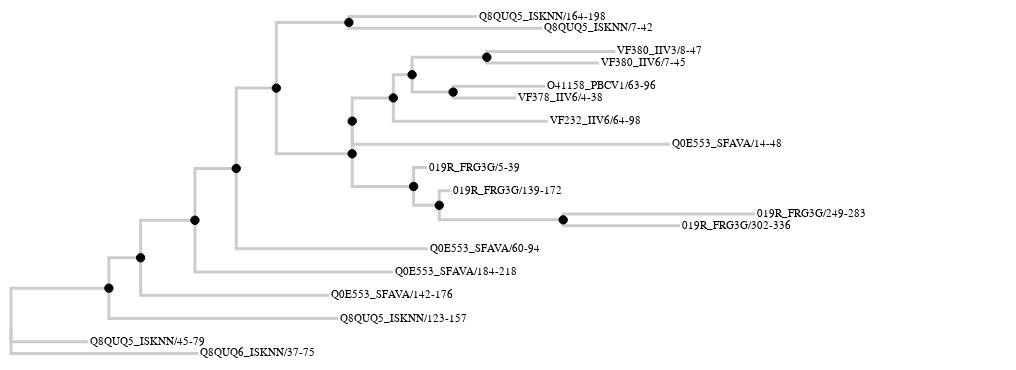

Notebook source saved alongside this figure:
### Markdown cell above
We've created a simple, interactive tree viewer powered by Vega. This leverages the "grammar of phylogenetics" that PhyloPandas defines.

### Code cell
from phylovega import VegaTree

# Read data
df = ph.read_fasta('data/PF08793_seed.fasta')
df = df.phylo.read_newick('data/PF08793_seed.newick', combine_on='id')

# Show using VegaTree
VegaTree(df).display()

### Figure 1 — Vega specification as saved in the notebook (floating-point values rounded to 4 significant figures)
{"$schema": "https://vega.github.io/schema/vega/v3.json", "data": [{"name": "tree", "transform": [{"key": "id", "parentKey": "parent", "type": "stratify"}, {"as": ["y0", "x0", "depth0", "children0"], "method": "cluster", "size": [{"signal": "height"}, {"signal": "width - 100"}], "type": "tree"}, {"as": ["y", "x", "depth", "children"], "method": "cluster", "size": [{"signal": "height"}, {"signal": "width - 100"}], "type": "tree"}, {"as": "x", "expr": "datum.distance * branchScale", "type": "formula"}, {"as": "y", "expr": "datum.y0 * (heightScale / 100)", "type": "formula"}], "values": [{"children": 3, "children0": 3, "depth": 0, "depth0": 0, "distance": 0, "id": "0", "length": 0, "parent": null, "type": "root", "uid": "6oviK06ML6", "x": 0, "x0": 0, "y": 258.2, "y0": 322.8}, {"children": 0, "children0": 0, "depth": 9, "depth0": 9, "distance": 2.198, "id": "019R_FRG3G/139-172", "length": 0.0569, "parent": "8", "type": "leaf", "uid": "q2rSZvpf9S", "x": 329.7, "x0": 900, "y": 148.6, "y0": 185.8}, {"children": 0, "children0": 0, "depth": 10, "depth0": 10, "distance": 3.719, "id": "019R_FRG3G/249-283", "length": 0.9577, "parent": "9", "type": "leaf", "uid": "WWyXL7N2Mk", "x": 557.8, "x0": 900, "y": 167.2, "y0": 209.0}, {"children": 0, "children0": 0, "depth": 10, "depth0": 10, "distance": 3.345, "id": "019R_FRG3G/302-336", "length": 0.5836, "parent": "9", "type": "leaf", "uid": "dWEqvNSyVU", "x": 501.7, "x0": 900, "y": 176.5, "y0": 220.6}, {"children": 0, "children0": 0, "depth": 8, "depth0": 8, "distance": 2.08, "id": "019R_FRG3G/5-39", "length": 0.06723, "parent": "7", "type": "leaf", "uid": "oW3ANFrcXL", "x": 312.0, "x0": 900, "y": 130.1, "y0": 162.6}, {"children": 2, "children0": 2, "depth": 1, "depth0": 1, "distance": 0.4894, "id": "1", "length": 0.4894, "parent": "0", "type": "node", "uid": "XODMrcTRAw", "x": 73.41, "x0": 81.82, "y": 226.5, "y0": 283.2}, {"children": 2, "children0": 2, "depth": 7, "depth0": 7, "distance": 1.706, "id": "10", "length": 0.0002719, "parent": "6", "type": "node", "uid": "0so7q0gQwT", "x": 255.9, "x0": 572.7, "y": 92.9, "y0": 116.1}, {"children": 2, "children0": 2, "depth": 8, "depth0": 8, "distance": 1.912, "id": "11", "length": 0.2055, "parent": "10", "type": "node", "uid": "pv21E5drY6", "x": 286.7, "x0": 654.5, "y": 74.32, "y0": 92.9}, {"children": 2, "children0": 2, "depth": 9, "depth0": 9, "distance": 2.005, "id": "12", "length": 0.09389, "parent": "11", "type": "node", "uid": "50s3xU0IfM", "x": 300.8, "x0": 736.4, "y": 55.74, "y0": 69.68}, {"children": 2, "children0": 2, "depth": 10, "depth0": 10, "distance": 2.379, "id": "13", "length": 0.3737, "parent": "12", "type": "node", "uid": "tpzw23CdF7", "x": 356.9, "x0": 818.2, "y": 41.81, "y0": 52.26}, {"children": 2, "children0": 2, "depth": 10, "depth0": 10, "distance": 2.211, "id": "14", "length": 0.2052, "parent": "12", "type": "node", "uid": "BMXBoh3hTT", "x": 331.6, "x0": 818.2, "y": 69.68, "y0": 87.1}, {"children": 2, "children0": 2, "depth": 6, "depth0": 6, "distance": 1.69, "id": "15", "length": 0.363, "parent": "5", "type": "node", "uid": "jTwWX7vcpg", "x": 253.5, "x0": 818.2, "y": 13.94, "y0": 17.42}, {"children": 2, "children0": 2, "depth": 2, "depth0": 2, "distance": 0.6481, "id": "2", "length": 0.1587, "parent": "1", "type": "node", "uid": "Xx3kiobWTS", "x": 97.21, "x0": 163.6, "y": 202.2, "y0": 252.8}, {"children": 2, "children0": 2, "depth": 3, "depth0": 3, "distance": 0.9198, "id": "3", "length": 0.2717, "parent": "2", "type": "node", "uid": "QTC9IHxY9P", "x": 138.0, "x0": 245.5, "y": 172.2, "y0": 215.3}, {"children": 2, "children0": 2, "depth": 4, "depth0": 4, "distance": 1.126, "id": "4", "length": 0.2064, "parent": "3", "type": "node", "uid": "I9KIRuCZaE", "x": 168.9, "x0": 327.3, "y": 130.8, "y0": 163.5}, {"children": 2, "children0": 2, "depth": 5, "depth0": 5, "distance": 1.327, "id": "5", "length": 0.2005, "parent": "4", "type": "node", "uid": "BzYefasLqM", "x": 199.0, "x0": 409.1, "y": 66.48, "y0": 83.1}, {"children": 2, "children0": 2, "depth": 6, "depth0": 6, "distance": 1.706, "id": "6", "length": 0.3791, "parent": "5", "type": "node", "uid": "kZQweEZXqm", "x": 255.9, "x0": 490.9, "y": 119.0, "y0": 148.8}, {"children": 2, "children0": 2, "depth": 7, "depth0": 7, "distance": 2.013, "id": "7", "length": 0.3072, "parent": "6", "type": "node", "uid": "uzSYkeB2oj", "x": 302.0, "x0": 654.5, "y": 145.2, "y0": 181.5}, {"children": 2, "children0": 2, "depth": 8, "depth0": 8, "distance": 2.141, "id": "8", "length": 0.1281, "parent": "7", "type": "node", "uid": "8UbsTASqwK", "x": 321.2, "x0": 736.4, "y": 160.3, "y0": 200.3}, {"children": 2, "children0": 2, "depth": 9, "depth0": 9, "distance": 2.761, "id": "9", "length": 0.6197, "parent": "8", "type": "node", "uid": "livFGhBTzr", "x": 414.1, "x0": 818.2, "y": 171.9, "y0": 214.8}, {"children": 0, "children0": 0, "depth": 11, "depth0": 11, "distance": 2.671, "id": "O41158_PBCV1/63-96", "length": 0.4608, "parent": "14", "type": "leaf", "uid": "M3mUODIge2", "x": 400.7, "x0": 900, "y": 65.03, "y0": 81.29}, {"children": 0, "children0": 0, "depth": 8, "depth0": 8, "distance": 3.294, "id": "Q0E553_SFAVA/14-48", "length": 1.588, "parent": "10", "type": "leaf", "uid": "OAzpJWKZpm", "x": 494.2, "x0": 900, "y": 111.5, "y0": 139.4}, {"children": 0, "children0": 0, "depth": 3, "depth0": 3, "distance": 1.591, "id": "Q0E553_SFAVA/142-176", "length": 0.9431, "parent": "2", "type": "leaf", "uid": "UJlYuWJdp4", "x": 238.7, "x0": 900, "y": 232.3, "y0": 290.3}, {"children": 0, "children0": 0, "depth": 4, "depth0": 4, "distance": 1.91, "id": "Q0E553_SFAVA/184-218", "length": 0.9898, "parent": "3", "type": "leaf", "uid": "ePzKtsZBAg", "x": 286.4, "x0": 900, "y": 213.7, "y0": 267.1}, {"children": 0, "children0": 0, "depth": 5, "depth0": 5, "distance": 2.083, "id": "Q0E553_SFAVA/60-94", "length": 0.9571, "parent": "4", "type": "leaf", "uid": "DbIsuxOe1P", "x": 312.5, "x0": 900, "y": 195.1, "y0": 243.9}, {"children": 0, "children0": 0, "depth": 2, "depth0": 2, "distance": 1.635, "id": "Q8QUQ5_ISKNN/123-157", "length": 1.146, "parent": "1", "type": "leaf", "uid": "0y9ThP4nxW", "x": 245.3, "x0": 900, "y": 250.8, "y0": 313.5}, {"children": 0, "children0": 0, "depth": 7, "depth0": 7, "distance": 2.329, "id": "Q8QUQ5_ISKNN/164-198", "length": 0.6391, "parent": "15", "type": "leaf", "uid": "CSIP4bckdt", "x": 349.3, "x0": 900, "y": 9.29, "y0": 11.61}, {"children": 0, "children0": 0, "depth": 1, "depth0": 1, "distance": 0.3838, "id": "Q8QUQ5_ISKNN/45-79", "length": 0.3838, "parent": "0", "type": "leaf", "uid": "OQI92LiYUo", "x": 57.56, "x0": 900, "y": 269.4, "y0": 336.8}, {"children": 0, "children0": 0, "depth": 7, "depth0": 7, "distance": 2.657, "id": "Q8QUQ5_ISKNN/7-42", "length": 0.9674, "parent": "15", "type": "leaf", "uid": "qdZItQ0meG", "x": 398.6, "x0": 900, "y": 18.58, "y0": 23.23}, {"children": 0, "children0": 0, "depth": 1, "depth0": 1, "distance": 0.9347, "id": "Q8QUQ6_ISKNN/37-75", "length": 0.9347, "parent": "0", "type": "leaf", "uid": "iQek9tyl8e", "x": 140.2, "x0": 900, "y": 278.7, "y0": 348.4}, {"children": 0, "children0": 0, "depth": 9, "depth0": 9, "distance": 2.685, "id": "VF232_IIV6/64-98", "length": 0.7734, "parent": "11", "type": "leaf", "uid": "Bs289dvae1", "x": 402.7, "x0": 900, "y": 92.9, "y0": 116.1}, {"children": 0, "children0": 0, "depth": 11, "depth0": 11, "distance": 2.526, "id": "VF378_IIV6/4-38", "length": 0.3153, "parent": "14", "type": "leaf", "uid": "s9q7qsDfXu", "x": 378.9, "x0": 900, "y": 74.32, "y0": 92.9}, {"children": 0, "children0": 0, "depth": 11, "depth0": 11, "distance": 3.022, "id": "VF380_IIV3/8-47", "length": 0.6431, "parent": "13", "type": "leaf", "uid": "4VZ251B0tX", "x": 453.3, "x0": 900, "y": 37.16, "y0": 46.45}, {"children": 0, "children0": 0, "depth": 11, "depth0": 11, "distance": 2.941, "id": "VF380_IIV6/7-45", "length": 0.5613, "parent": "13", "type": "leaf", "uid": "n6Hf1NBTsZ", "x": 441.1, "x0": 900, "y": 46.45, "y0": 58.06}]}, {"name": "links", "source": "tree", "transform": [{"key": "id", "type": "treelinks"}, {"orient": "horizontal", "shape": "orthogonal", "type": "linkpath"}]}, {"name": "nodes", "source": "tree", "transform": [{"expr": "datum.type == 'node'", "type": "filter"}]}, {"name": "leaves", "source": "tree", "transform": [{"expr": "datum.type == 'leaf'", "type": "filter"}]}], "height": 360, "marks": [{"encode": {"update": {"path": {"field": "path"}, "stroke": {"value": "#ccc"}, "strokeWidth": {"value": 3}}}, "from": {"data": "links"}, "type": "path"}, {"encode": {"enter": {"size": {"value": 70}, "stroke": {"value": "#000"}}, "update": {"fill": {"value": "#000"}, "x": {"field": "x"}, "y": {"field": "y"}}}, "from": {"data": "nodes"}, "name": "ancestor", "type": "symbol"}, {"encode": {"enter": {"fill": {"value": "#000"}, "text": {"field": "id"}}, "update": {"dx": {"value": 2}, "dy": {"value": 3}, "x": {"field": "x"}, "y": {"field": "y"}}}, "from": {"data": "leaves"}, "type": "text"}], "padding": 5, "scales": [{"domain": {"data": "tree", "field": "depth"}, "name": "color", "range": {"scheme": "magma"}, "type": "sequential", "zero": true}], "signals": [{"bind": {"input": "range", "max": 500, "min": 0, "step": 50}, "name": "branchScale", "value": 200}, {"bind": {"input": "range", "max": 100, "min": 0, "step": 5}, "name": "heightScale", "value": 100}, {"name": "cladify", "on": [{"events": "@ancestor:mousedown, @ancestor:touchstart", "update": "datum"}], "value": "datum"}], "width": 1000}
